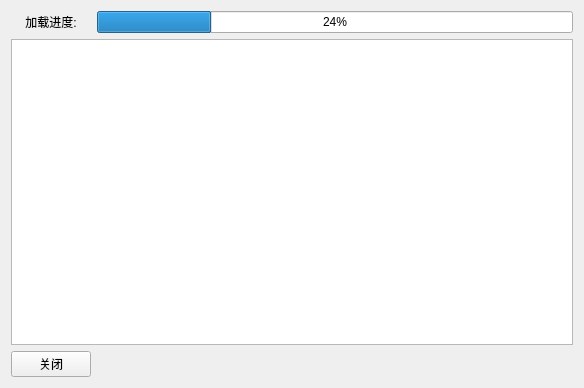
<?xml version="1.0" encoding="UTF-8"?>
<ui version="4.0">
 <class>LoadingView</class>
 <widget class="QWidget" name="LoadingView">
  <property name="geometry">
   <rect>
    <x>0</x>
    <y>0</y>
    <width>584</width>
    <height>388</height>
   </rect>
  </property>
  <property name="windowTitle">
   <string>加载LIDC-IDRI</string>
  </property>
  <layout class="QGridLayout" name="gridLayout">
   <item row="2" column="0">
    <widget class="QPushButton" name="pushButton_Exit">
     <property name="text">
      <string>关闭</string>
     </property>
    </widget>
   </item>
   <item row="1" column="0" colspan="7">
    <widget class="QPlainTextEdit" name="plainTextEdit_LoadingState"/>
   </item>
   <item row="2" column="1" colspan="6">
    <spacer name="horizontalSpacer">
     <property name="orientation">
      <enum>Qt::Horizontal</enum>
     </property>
     <property name="sizeHint" stdset="0">
      <size>
       <width>40</width>
       <height>20</height>
      </size>
     </property>
    </spacer>
   </item>
   <item row="0" column="0">
    <widget class="QLabel" name="label">
     <property name="layoutDirection">
      <enum>Qt::LeftToRight</enum>
     </property>
     <property name="autoFillBackground">
      <bool>false</bool>
     </property>
     <property name="text">
      <string>加载进度:</string>
     </property>
     <property name="alignment">
      <set>Qt::AlignCenter</set>
     </property>
    </widget>
   </item>
   <item row="0" column="1" colspan="6">
    <widget class="QProgressBar" name="progressBar">
     <property name="value">
      <number>24</number>
     </property>
    </widget>
   </item>
  </layout>
 </widget>
 <resources/>
 <connections/>
</ui>
